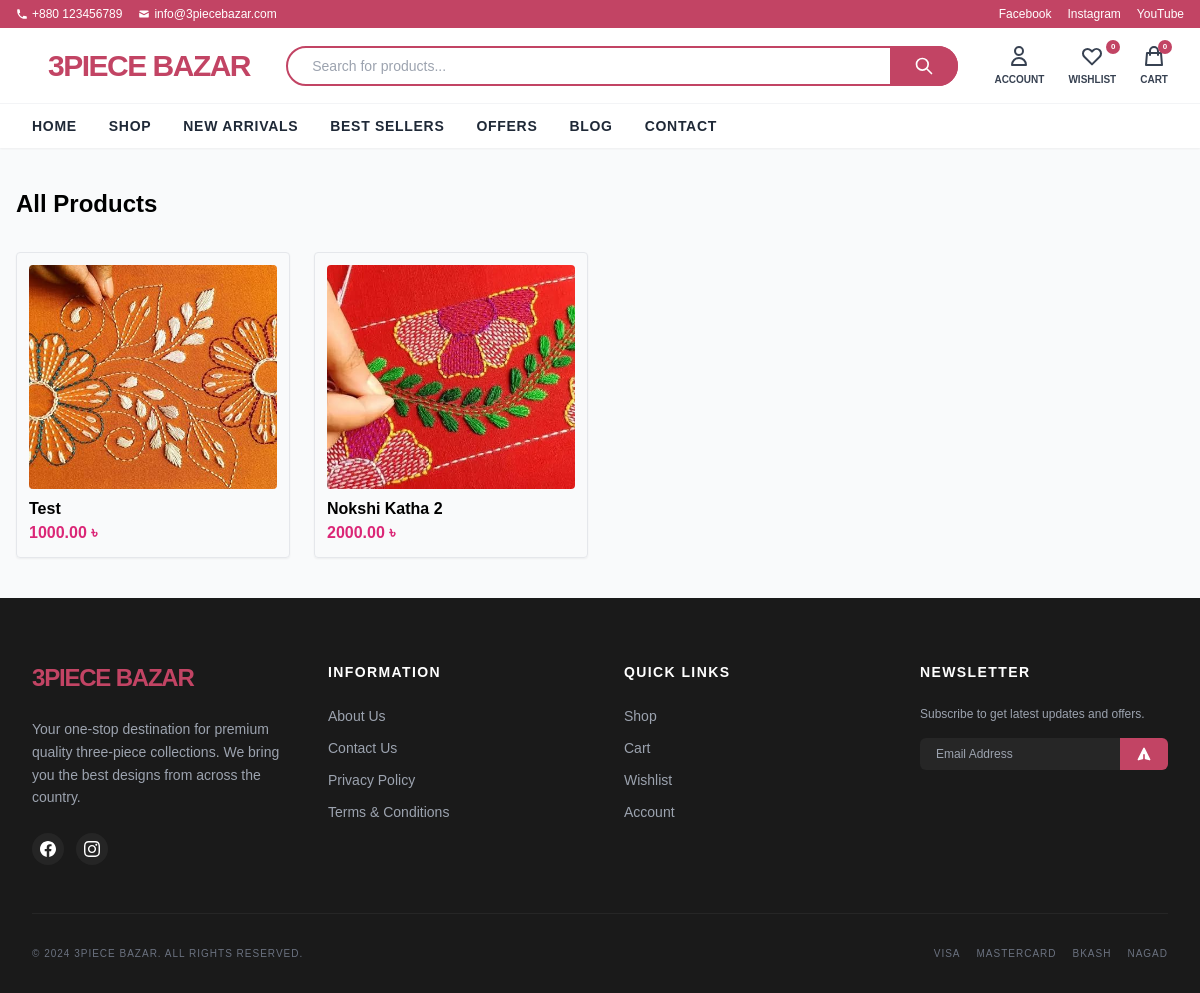
The app's page /catalog/, older data.
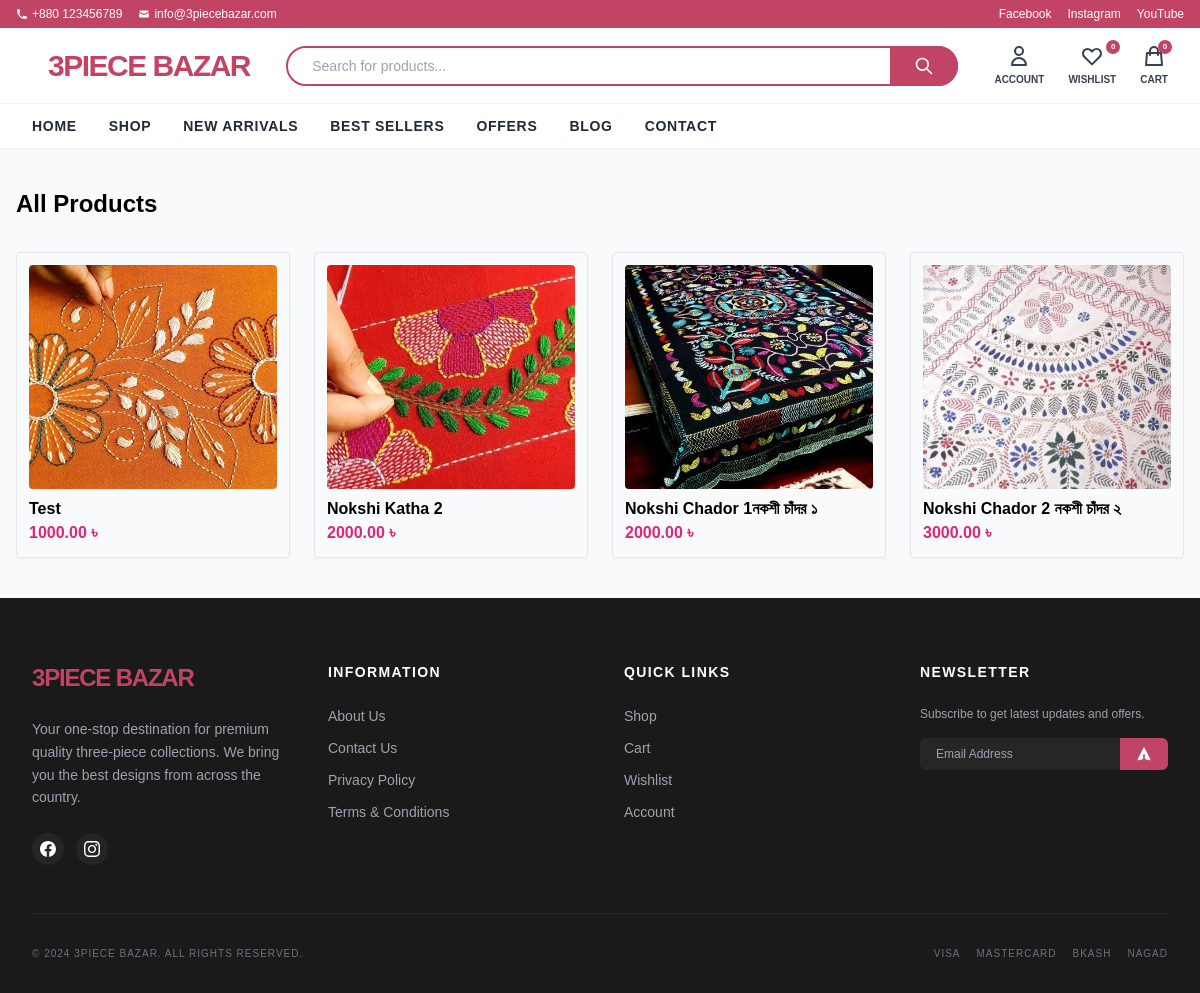
The same page, newer data.
### apps/catalog/models.py (models this page shows, shortened)
class Product(models.Model):
    name = models.CharField(max_length=255)
    slug = models.SlugField(unique=True)
    category = models.ForeignKey(Category, on_delete=models.CASCADE)
    description = models.TextField()
    price = models.DecimalField(max_digits=10, decimal_places=2)
    image = models.ImageField(upload_to="products/", blank=True)
    is_active = models.BooleanField(default=True)
    is_featured = models.BooleanField(default=False)
    is_best_seller = models.BooleanField(default=False)
    is_trending = models.BooleanField(default=False)
    created_at = models.DateTimeField(auto_now_add=True)

### apps/catalog/views.py (the view)
# urls.py: path('', views.product_list, name='product_list'),
def product_list(request):
    products = Product.objects.filter(is_active=True)
    return render(request, "catalog/product_list.html", {"products": products})

### apps/catalog/templates/catalog/product_list.html
{% extends "base.html" %}
{% block content %}
<div class="max-w-7xl mx-auto px-4 py-10">
<h1 class="text-2xl font-bold mb-8">
All Products
</h1>
<div class="grid grid-cols-2 md:grid-cols-4 gap-6">
{% for product in products %}
<div class="border rounded shadow-sm hover:shadow-md p-3">
<a href="{% url 'catalog:product_detail' product.slug %}">
{% if product.image %}
<img src="{{product.image.url}}" class="w-full h-56 object-cover rounded">
{% else %}
<img src="https://picsum.photos/seed/{{product.slug}}/400/400">
{% endif %}
<h4 class="mt-2 font-semibold">
{{product.name}}
</h4>
<p class="text-pink-600 font-bold">
{{product.price}} ৳
</p>
</a>
</div>
{% endfor %}
</div>
</div>
{% endblock %}

### templates/base.html (shortened to what this page needs)
<!DOCTYPE html>
<html lang="en">
<head>
    <link rel="stylesheet" href="/static/css/style.css">
    <script src="https://cdn.tailwindcss.com"></script>
</head>
<body class="bg-gray-50">
    {% include "components/header.html" %}
    <main>
        {% block content %}
        {% endblock %}
    </main>
    {% include "components/footer.html" %}
</body>
</html>

### templates/components/header.html (shortened to what this page needs)
<header class="bg-white z-50">
    <div class="bg-[#C24464] text-white py-1.5 px-4 text-xs">
        <div class="max-w-7xl mx-auto flex justify-between items-center">
            <div class="flex space-x-4">
                <span class="flex items-center"><svg class="w-3 h-3 mr-1" fill="currentColor" viewBox="0 0 20 20"><path d="M2 3a1 1 0 011-1h2.153a1 1 0 01.986.836l.74 4.435a1 1 0 01-.54 1.06l-1.548.773a11.037 11.037 0 006.105 6.105l.774-1.548a1 1 0 011.059-.54l4.435.74a1 1 0 01.836.986V17a1 1 0 01-1 1h-2C7.82 18 2 12.18 2 5V3z"></path></svg> +880 123456789</span>
                <span class="flex items-center"><svg class="w-3 h-3 mr-1" fill="currentColor" viewBox="0 0 20 20"><path d="M2.003 5.884L10 9.882l7.997-3.998A2 2 0 0016 4H4a2 2 0 00-1.997 1.884z"></path><path d="M18 8.118l-8 4-8-4V14a2 2 0 002 2h12a2 2 0 002-2V8.118z"></path></svg> info@3piecebazar.com</span>
            </div>
            <div class="hidden md:flex space-x-4">
                <a href="#" class="hover:text-gray-200">Facebook</a>
                <a href="#" class="hover:text-gray-200">Instagram</a>
                <a href="#" class="hover:text-gray-200">YouTube</a>
            </div>
        </div>
    </div>
    <div class="border-b border-gray-100">
        <div class="max-w-7xl mx-auto px-4 sm:px-6 lg:px-8 py-4">
            <div class="flex justify-between items-center space-x-4">
                <div class="flex-shrink-0">
                    <a href="/" class="text-2xl md:text-3xl font-black text-[#C24464] tracking-tighter">3PIECE BAZAR</a>
                </div>
                <div class="flex-1 max-w-2xl hidden md:block">
                    <form class="relative">
                        <input type="text" placeholder="Search for products..." class="w-full border-2 border-[#C24464] rounded-full py-2 px-6 focus:outline-none focus:ring-0 text-sm">
                        <button class="absolute right-0 top-0 bottom-0 bg-[#C24464] text-white px-6 rounded-r-full hover:bg-[#a33852] transition-colors">
                            <svg class="w-5 h-5" fill="none" stroke="currentColor" viewBox="0 0 24 24"><path stroke-linecap="round" stroke-linejoin="round" stroke-width="2" d="M21 21l-6-6m2-5a7 7 0 11-14 0 7 7 0 0114 0z"></path></svg>
                        </button>
                    </form>
                </div>
                <div class="flex items-center space-x-6">
                    <a href="/account/" class="text-gray-700 hover:text-[#C24464] flex flex-col items-center">
                        <svg class="w-6 h-6" fill="none" stroke="currentColor" viewBox="0 0 24 24"><path stroke-linecap="round" stroke-linejoin="round" stroke-width="2" d="M16 7a4 4 0 11-8 0 4 4 0 018 0zM12 14a7 7 0 00-7 7h14a7 7 0 00-7-7z"></path></svg>
                        <span class="text-[10px] font-bold uppercase mt-1">Account</span>
                    </a>
                    <a href="/wishlist/" class="text-gray-700 hover:text-[#C24464] flex flex-col items-center relative">
                        <svg class="w-6 h-6" fill="none" stroke="currentColor" viewBox="0 0 24 24"><path stroke-linecap="round" stroke-linejoin="round" stroke-width="2" d="M4.318 6.318a4.5 4.5 0 000 6.364L12 20.364l7.682-7.682a4.5 4.5 0 00-6.364-6.364L12 7.636l-1.318-1.318a4.5 4.5 0 00-6.364 0z"></path></svg>
                        <span class="absolute -top-1 -right-1 bg-[#C24464] text-white text-[8px] font-bold rounded-full h-3.5 w-3.5 flex items-center justify-center">0</span>
                        <span class="text-[10px] font-bold uppercase mt-1">Wishlist</span>
                    </a>
                    <a href="/cart/" class="text-gray-700 hover:text-[#C24464] flex flex-col items-center relative">
                        <svg class="w-6 h-6" fill="none" stroke="currentColor" viewBox="0 0 24 24"><path stroke-linecap="round" stroke-linejoin="round" stroke-width="2" d="M16 11V7a4 4 0 00-8 0v4M5 9h14l1 12H4L5 9z"></path></svg>
                        <span class="absolute -top-1 -right-1 bg-[#C24464] text-white text-[8px] font-bold rounded-full h-3.5 w-3.5 flex items-center justify-center">0</span>
                        <span class="text-[10px] font-bold uppercase mt-1">Cart</span>
                    </a>
                </div>
            </div>
        </div>
    </div>
    <div class="bg-white shadow-sm hidden md:block">
        <div class="max-w-7xl mx-auto px-4 sm:px-6 lg:px-8">
            <nav class="flex space-x-8 py-3">
                <a href="/" class="text-gray-800 hover:text-[#C24464] text-sm font-bold uppercase tracking-wider">Home</a>
                <a href="/shop/" class="text-gray-800 hover:text-[#C24464] text-sm font-bold uppercase tracking-wider">Shop</a>
                <a href="/new-arrivals/" class="text-gray-800 hover:text-[#C24464] text-sm font-bold uppercase tracking-wider">New Arrivals</a>
                <a href="/best-sellers/" class="text-gray-800 hover:text-[#C24464] text-sm font-bold uppercase tracking-wider">Best Sellers</a>
                <a href="/offers/" class="text-gray-800 hover:text-[#C24464] text-sm font-bold uppercase tracking-wider">Offers</a>
                <a href="/blog/" class="text-gray-800 hover:text-[#C24464] text-sm font-bold uppercase tracking-wider">Blog</a>
                <a href="/contact/" class="text-gray-800 hover:text-[#C24464] text-sm font-bold uppercase tracking-wider">Contact</a>
            </nav>
        </div>
    </div>
</header>

### templates/components/footer.html (shortened to what this page needs)
<footer class="bg-[#1A1A1A] text-white pt-16 pb-8">
    <div class="max-w-7xl mx-auto px-4 sm:px-6 lg:px-8">
        <div class="grid grid-cols-1 md:grid-cols-4 gap-12 mb-12">
            <div class="col-span-1 md:col-span-1">
                <h2 class="text-2xl font-black text-[#C24464] mb-6 tracking-tighter">3PIECE BAZAR</h2>
                <p class="text-gray-400 text-sm leading-relaxed mb-6">
                    Your one-stop destination for premium quality three-piece collections. We bring you the best designs from across the country.
                </p>
                <div class="flex space-x-3">
                    <a href="#" class="w-8 h-8 bg-white/5 rounded-full flex items-center justify-center hover:bg-[#C24464] transition-colors">
                    </a>
                    <a href="#" class="w-8 h-8 bg-white/5 rounded-full flex items-center justify-center hover:bg-[#C24464] transition-colors">
                    </a>
                </div>
            </div>
            <div>
                <h3 class="text-sm font-bold uppercase tracking-widest mb-6">Information</h3>
                <ul class="space-y-3 text-gray-400 text-sm">
                    <li><a href="#" class="hover:text-[#C24464] transition-colors">About Us</a></li>
                    <li><a href="#" class="hover:text-[#C24464] transition-colors">Contact Us</a></li>
                    <li><a href="#" class="hover:text-[#C24464] transition-colors">Privacy Policy</a></li>
                    <li><a href="#" class="hover:text-[#C24464] transition-colors">Terms & Conditions</a></li>
                </ul>
            </div>
            <div>
                <h3 class="text-sm font-bold uppercase tracking-widest mb-6">Quick Links</h3>
                <ul class="space-y-3 text-gray-400 text-sm">
                    <li><a href="/shop/" class="hover:text-[#C24464] transition-colors">Shop</a></li>
                    <li><a href="/cart/" class="hover:text-[#C24464] transition-colors">Cart</a></li>
                    <li><a href="/wishlist/" class="hover:text-[#C24464] transition-colors">Wishlist</a></li>
                    <li><a href="/account/" class="hover:text-[#C24464] transition-colors">Account</a></li>
                </ul>
            </div>
            <div>
                <h3 class="text-sm font-bold uppercase tracking-widest mb-6">Newsletter</h3>
                <p class="text-gray-400 mb-4 text-xs">Subscribe to get latest updates and offers.</p>
                <form class="flex">
                    <input type="email" placeholder="Email Address" class="bg-white/5 border-transparent focus:border-[#C24464] focus:ring-0 rounded-l-md px-4 py-2 w-full text-xs">
                    <button class="bg-[#C24464] px-4 py-2 rounded-r-md hover:bg-[#a33852] transition-colors">
                        <svg class="w-4 h-4" fill="currentColor" viewBox="0 0 20 20"><path d="M10.894 2.553a1 1 0 00-1.788 0l-7 14a1 1 0 001.169 1.409l5-1.429A1 1 0 009 15.571V11a1 1 0 112 0v4.571a1 1 0 00.725.962l5 1.429a1 1 0 001.169-1.409l-7-14z"></path></svg>
                    </button>
                </form>
            </div>
        </div>
        <div class="border-t border-white/5 pt-8 flex flex-col md:flex-row justify-between items-center text-gray-500 text-[10px] uppercase tracking-widest">
            <p>© 2024 3PIECE BAZAR. All Rights Reserved.</p>
            <div class="mt-4 md:mt-0 flex space-x-4">
                <span>Visa</span>
                <span>Mastercard</span>
                <span>BKash</span>
                <span>Nagad</span>
            </div>
        </div>
    </div>
</footer>

### static/css/style.css (style rules this page uses)
body { font-family: Arial; margin:0; }

Row changes from the older to the newer data that the page shows:
added Product: image (picture), name "Nokshi Chador 1নকশী চাঁদর ১", price "2000.00"
added Product: image (picture), name "Nokshi Chador 2 নকশী চাঁদর ২", price "3000.00"
